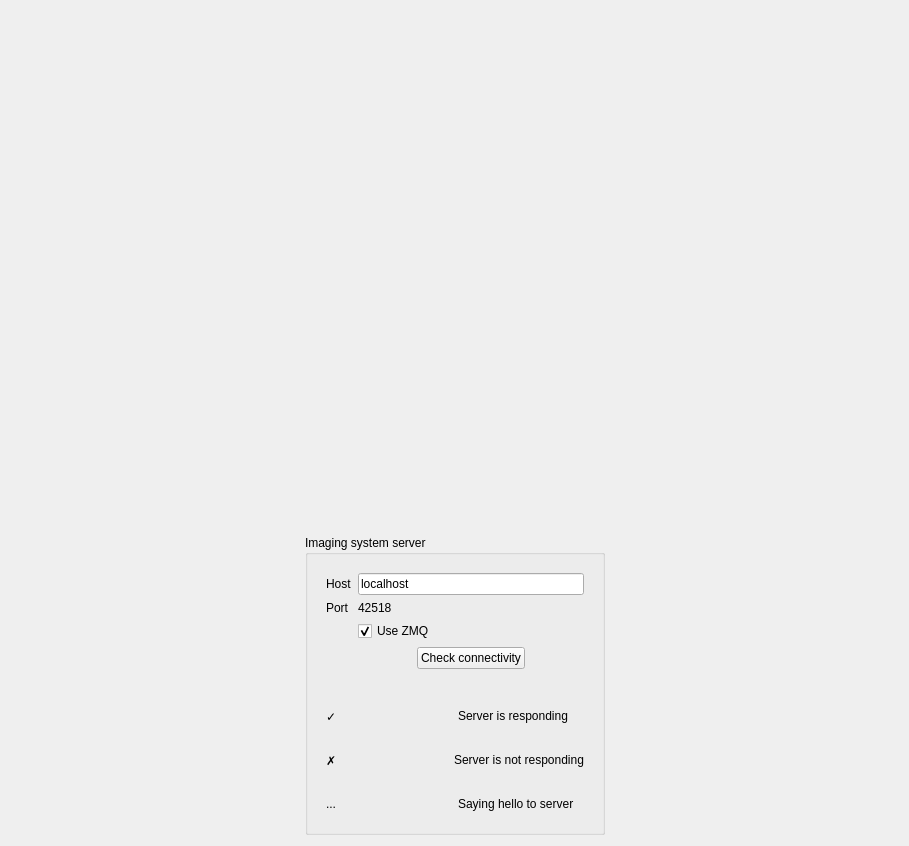
<?xml version="1.0" encoding="UTF-8"?>
<ui version="4.0">
 <class>Form</class>
 <widget class="QWidget" name="Form">
  <property name="geometry">
   <rect>
    <x>0</x>
    <y>0</y>
    <width>909</width>
    <height>846</height>
   </rect>
  </property>
  <property name="windowTitle">
   <string>Form</string>
  </property>
  <layout class="QHBoxLayout" name="horizontalLayout">
   <item>
    <spacer name="horizontalSpacer">
     <property name="orientation">
      <enum>Qt::Horizontal</enum>
     </property>
     <property name="sizeHint" stdset="0">
      <size>
       <width>286</width>
       <height>20</height>
      </size>
     </property>
    </spacer>
   </item>
   <item>
    <layout class="QVBoxLayout" name="verticalLayout_3">
     <item>
      <widget class="QStackedWidget" name="stackedWidget">
       <property name="currentIndex">
        <number>0</number>
       </property>
       <widget class="QWidget" name="page">
        <widget class="QWidget" name="formLayoutWidget">
         <property name="geometry">
          <rect>
           <x>20</x>
           <y>40</y>
           <width>261</width>
           <height>401</height>
          </rect>
         </property>
         <layout class="QFormLayout" name="formLayout_2"/>
        </widget>
       </widget>
       <widget class="QWidget" name="page_2"/>
      </widget>
     </item>
     <item>
      <widget class="QGroupBox" name="formGroupBox">
       <property name="sizePolicy">
        <sizepolicy hsizetype="Preferred" vsizetype="Preferred">
         <horstretch>0</horstretch>
         <verstretch>0</verstretch>
        </sizepolicy>
       </property>
       <property name="minimumSize">
        <size>
         <width>300</width>
         <height>300</height>
        </size>
       </property>
       <property name="maximumSize">
        <size>
         <width>300</width>
         <height>300</height>
        </size>
       </property>
       <property name="title">
        <string>Imaging system server</string>
       </property>
       <property name="flat">
        <bool>false</bool>
       </property>
       <layout class="QVBoxLayout" name="verticalLayout_2">
        <item>
         <widget class="QWidget" name="formWidget" native="true">
          <layout class="QFormLayout" name="formLayout">
           <item row="0" column="0">
            <widget class="QLabel" name="label_3">
             <property name="text">
              <string>Host</string>
             </property>
            </widget>
           </item>
           <item row="0" column="1">
            <widget class="QLineEdit" name="host_lineEdit">
             <property name="text">
              <string>localhost</string>
             </property>
            </widget>
           </item>
           <item row="1" column="0">
            <widget class="QLabel" name="label_4">
             <property name="text">
              <string>Port</string>
             </property>
            </widget>
           </item>
           <item row="1" column="1">
            <widget class="QLabel" name="port_label">
             <property name="text">
              <string>42518</string>
             </property>
            </widget>
           </item>
           <item row="2" column="1">
            <widget class="QCheckBox" name="use_zmq_checkBox">
             <property name="text">
              <string>Use ZMQ</string>
             </property>
             <property name="checked">
              <bool>true</bool>
             </property>
            </widget>
           </item>
           <item row="3" column="1">
            <layout class="QHBoxLayout" name="horizontalLayout_3">
             <item>
              <spacer name="horizontalSpacer_5">
               <property name="orientation">
                <enum>Qt::Horizontal</enum>
               </property>
               <property name="sizeHint" stdset="0">
                <size>
                 <width>40</width>
                 <height>20</height>
                </size>
               </property>
              </spacer>
             </item>
             <item>
              <widget class="QPushButton" name="check_connectivity_pushButton">
               <property name="text">
                <string>Check connectivity</string>
               </property>
              </widget>
             </item>
             <item>
              <spacer name="horizontalSpacer_6">
               <property name="orientation">
                <enum>Qt::Horizontal</enum>
               </property>
               <property name="sizeHint" stdset="0">
                <size>
                 <width>40</width>
                 <height>20</height>
                </size>
               </property>
              </spacer>
             </item>
            </layout>
           </item>
          </layout>
         </widget>
        </item>
        <item>
         <layout class="QVBoxLayout" name="verticalLayout">
          <item>
           <widget class="QWidget" name="is_responding" native="true">
            <layout class="QHBoxLayout" name="is_responding_2">
             <item>
              <widget class="QLabel" name="label_2">
               <property name="text">
                <string>✓</string>
               </property>
              </widget>
             </item>
             <item>
              <widget class="QLabel" name="label">
               <property name="text">
                <string>Server is responding</string>
               </property>
              </widget>
             </item>
            </layout>
           </widget>
          </item>
          <item>
           <widget class="QWidget" name="is_not_responding" native="true">
            <property name="enabled">
             <bool>true</bool>
            </property>
            <layout class="QHBoxLayout" name="is_not_responding_2">
             <item>
              <widget class="QLabel" name="label_6">
               <property name="text">
                <string>✗</string>
               </property>
              </widget>
             </item>
             <item>
              <widget class="QLabel" name="label_5">
               <property name="text">
                <string>Server is not responding</string>
               </property>
              </widget>
             </item>
            </layout>
           </widget>
          </item>
          <item>
           <widget class="QWidget" name="saying_hello" native="true">
            <layout class="QHBoxLayout" name="saying_hello_2">
             <item>
              <widget class="QLabel" name="label_8">
               <property name="text">
                <string>...</string>
               </property>
              </widget>
             </item>
             <item>
              <widget class="QLabel" name="label_7">
               <property name="text">
                <string>Saying hello to server</string>
               </property>
              </widget>
             </item>
            </layout>
           </widget>
          </item>
         </layout>
        </item>
       </layout>
      </widget>
     </item>
    </layout>
   </item>
   <item>
    <spacer name="horizontalSpacer_2">
     <property name="orientation">
      <enum>Qt::Horizontal</enum>
     </property>
     <property name="sizeHint" stdset="0">
      <size>
       <width>285</width>
       <height>20</height>
      </size>
     </property>
    </spacer>
   </item>
  </layout>
 </widget>
 <resources/>
 <connections/>
</ui>
